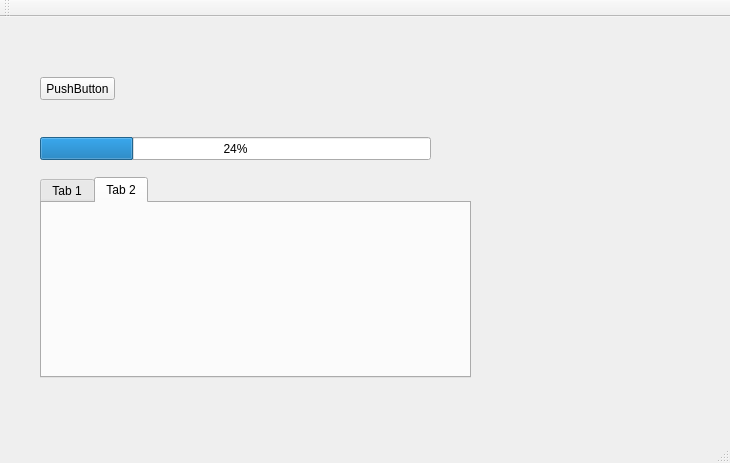
<?xml version="1.0" encoding="UTF-8"?>
<ui version="4.0">
 <class>AnaPencere</class>
 <widget class="QMainWindow" name="AnaPencere">
  <property name="geometry">
   <rect>
    <x>0</x>
    <y>0</y>
    <width>730</width>
    <height>463</height>
   </rect>
  </property>
  <property name="windowTitle">
   <string>MainWindow</string>
  </property>
  <widget class="QWidget" name="centralWidget">
   <widget class="QTabWidget" name="tabWidget">
    <property name="geometry">
     <rect>
      <x>40</x>
      <y>160</y>
      <width>431</width>
      <height>201</height>
     </rect>
    </property>
    <property name="currentIndex">
     <number>1</number>
    </property>
    <widget class="QWidget" name="tab">
     <attribute name="title">
      <string>Tab 1</string>
     </attribute>
    </widget>
    <widget class="QWidget" name="tab_2">
     <attribute name="title">
      <string>Tab 2</string>
     </attribute>
    </widget>
   </widget>
   <widget class="QPushButton" name="pushButton">
    <property name="geometry">
     <rect>
      <x>40</x>
      <y>60</y>
      <width>75</width>
      <height>23</height>
     </rect>
    </property>
    <property name="text">
     <string>PushButton</string>
    </property>
   </widget>
   <widget class="QProgressBar" name="progressBar">
    <property name="geometry">
     <rect>
      <x>40</x>
      <y>120</y>
      <width>391</width>
      <height>23</height>
     </rect>
    </property>
    <property name="value">
     <number>24</number>
    </property>
   </widget>
  </widget>
  <widget class="QMenuBar" name="menuBar">
   <property name="geometry">
    <rect>
     <x>0</x>
     <y>0</y>
     <width>730</width>
     <height>23</height>
    </rect>
   </property>
  </widget>
  <widget class="QToolBar" name="mainToolBar">
   <attribute name="toolBarArea">
    <enum>TopToolBarArea</enum>
   </attribute>
   <attribute name="toolBarBreak">
    <bool>false</bool>
   </attribute>
  </widget>
  <widget class="QStatusBar" name="statusBar"/>
 </widget>
 <layoutdefault spacing="6" margin="11"/>
 <resources/>
 <connections>
  <connection>
   <sender>tabWidget</sender>
   <signal>currentChanged(int)</signal>
   <receiver>progressBar</receiver>
   <slot>setValue(int)</slot>
   <hints>
    <hint type="sourcelabel">
     <x>435</x>
     <y>281</y>
    </hint>
    <hint type="destinationlabel">
     <x>254</x>
     <y>168</y>
    </hint>
   </hints>
  </connection>
  <connection>
   <sender>pushButton</sender>
   <signal>pressed()</signal>
   <receiver>progressBar</receiver>
   <slot>raise()</slot>
   <hints>
    <hint type="sourcelabel">
     <x>91</x>
     <y>104</y>
    </hint>
    <hint type="destinationlabel">
     <x>98</x>
     <y>161</y>
    </hint>
   </hints>
  </connection>
 </connections>
</ui>
